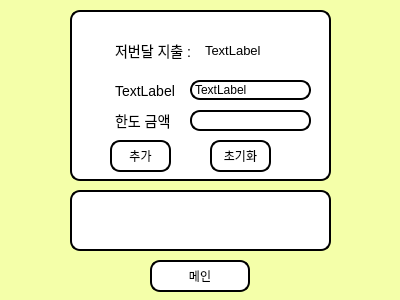
<?xml version="1.0" encoding="UTF-8"?>
<ui version="4.0">
 <class>Form</class>
 <widget class="QWidget" name="Form">
  <property name="geometry">
   <rect>
    <x>0</x>
    <y>0</y>
    <width>400</width>
    <height>300</height>
   </rect>
  </property>
  <property name="windowTitle">
   <string>Form</string>
  </property>
  <property name="styleSheet">
   <string notr="true">background-color:rgb(244, 255, 169);
font: 700 13pt &quot;Nanum Gothic&quot;; color:rgb(0, 0, 0);
</string>
  </property>
  <widget class="QGroupBox" name="groupBox">
   <property name="geometry">
    <rect>
     <x>70</x>
     <y>10</y>
     <width>261</width>
     <height>171</height>
    </rect>
   </property>
   <property name="styleSheet">
    <string notr="true">background-color:rgb(255, 255, 255);
border: 2px solid rgb(0, 0, 0);
border-radius: 10px

</string>
   </property>
   <property name="title">
    <string/>
   </property>
   <widget class="QLabel" name="label">
    <property name="geometry">
     <rect>
      <x>130</x>
      <y>30</y>
      <width>101</width>
      <height>21</height>
     </rect>
    </property>
    <property name="styleSheet">
     <string notr="true">background-color:rgb(255, 255, 255);
border: 2px solid white;
border-radius: 10px; 
selection-background-color: darkgray; 
font-size: 13px;
setalignment: center;

</string>
    </property>
    <property name="text">
     <string>TextLabel</string>
    </property>
   </widget>
   <widget class="QLineEdit" name="num1">
    <property name="geometry">
     <rect>
      <x>120</x>
      <y>100</y>
      <width>121</width>
      <height>21</height>
     </rect>
    </property>
   </widget>
   <widget class="QLabel" name="label_2">
    <property name="geometry">
     <rect>
      <x>40</x>
      <y>30</y>
      <width>91</width>
      <height>21</height>
     </rect>
    </property>
    <property name="styleSheet">
     <string notr="true">background-color:rgb(255, 255, 255);
border: 2px solid white;
border-radius: 10px; 
selection-background-color: darkgray; 
font-size: 14px;
setalignment: center;

</string>
    </property>
    <property name="text">
     <string>저번달 지출 :</string>
    </property>
   </widget>
   <widget class="QLabel" name="label_3">
    <property name="geometry">
     <rect>
      <x>40</x>
      <y>100</y>
      <width>71</width>
      <height>21</height>
     </rect>
    </property>
    <property name="styleSheet">
     <string notr="true">background-color:rgb(255, 255, 255);
border: 2px solid white;
border-radius: 10px; 
selection-background-color: darkgray; 
font-size: 14px;
setalignment: center;

</string>
    </property>
    <property name="text">
     <string>한도 금액</string>
    </property>
   </widget>
   <widget class="QPushButton" name="check">
    <property name="geometry">
     <rect>
      <x>40</x>
      <y>130</y>
      <width>61</width>
      <height>32</height>
     </rect>
    </property>
    <property name="text">
     <string>추가</string>
    </property>
   </widget>
   <widget class="QPushButton" name="pushButton">
    <property name="geometry">
     <rect>
      <x>140</x>
      <y>130</y>
      <width>61</width>
      <height>32</height>
     </rect>
    </property>
    <property name="text">
     <string>초기화</string>
    </property>
   </widget>
   <widget class="QLabel" name="label_4">
    <property name="geometry">
     <rect>
      <x>40</x>
      <y>70</y>
      <width>71</width>
      <height>21</height>
     </rect>
    </property>
    <property name="styleSheet">
     <string notr="true">background-color:rgb(255, 255, 255);
border: 2px solid white;
border-radius: 10px; 
selection-background-color: darkgray; 
font-size: 14px;
setalignment: center;

</string>
    </property>
    <property name="text">
     <string>TextLabel</string>
    </property>
   </widget>
   <widget class="QLabel" name="label_5">
    <property name="geometry">
     <rect>
      <x>120</x>
      <y>70</y>
      <width>121</width>
      <height>20</height>
     </rect>
    </property>
    <property name="text">
     <string>TextLabel</string>
    </property>
   </widget>
  </widget>
  <widget class="QPushButton" name="okay">
   <property name="geometry">
    <rect>
     <x>150</x>
     <y>260</y>
     <width>100</width>
     <height>32</height>
    </rect>
   </property>
   <property name="styleSheet">
    <string notr="true">background-color:rgb(255, 255, 255);
border: 2px solid rgb(0, 0, 0);
border-radius: 10px
</string>
   </property>
   <property name="text">
    <string>메인</string>
   </property>
  </widget>
  <widget class="QTextBrowser" name="textBrowser">
   <property name="geometry">
    <rect>
     <x>70</x>
     <y>190</y>
     <width>261</width>
     <height>61</height>
    </rect>
   </property>
   <property name="styleSheet">
    <string notr="true">background-color:rgb(255, 255, 255);
border: 2px solid rgb(0, 0, 0);
border-radius: 10px
</string>
   </property>
  </widget>
 </widget>
 <resources/>
 <connections/>
</ui>
